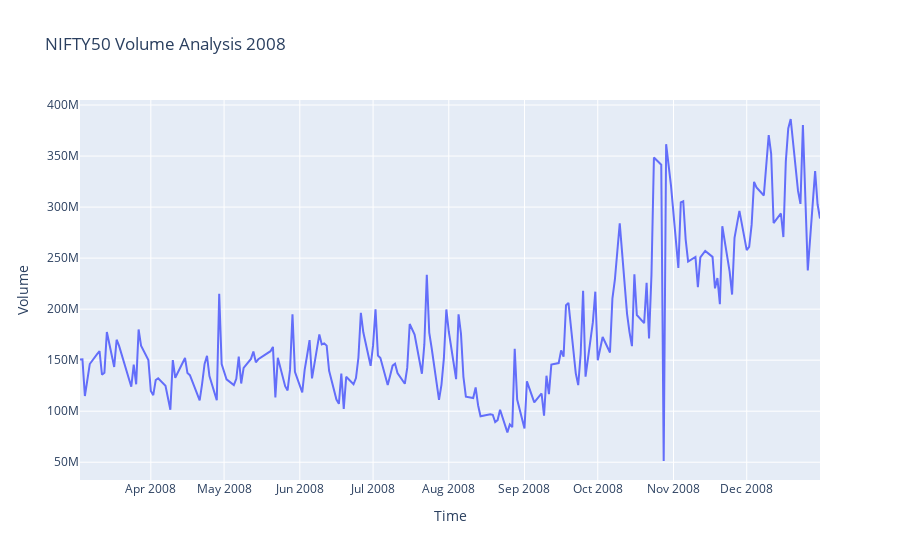

Notebook code cell kept with this figure:
### Code cell
year = int(input('Enter the year for which you want plot:'))

nifty_50_specific_year = nifty50[nifty50['Year']==year]

fig = px.line(nifty_50_specific_year, 
              x='Date',
              y='Volume',
              title=f'NIFTY50 Volume Analysis {year}'
                         )
fig.update_layout(xaxis_title="Time", 
                  yaxis_title="Volume"
                 )
fig.show()

### Figure 1 — Plotly figure (JSON) as saved in the notebook; plotly's stock layout.template omitted (floating-point values rounded to 4 significant figures; data arrays with more than 128 entries replaced by an {"elided": "..."} marker saying what was removed)
{"data": [{"hovertemplate": "Date=%{x}<br>Volume=%{y}<extra></extra>", "legendgroup": "", "line": {"color": "#636efa", "dash": "solid"}, "marker": {"symbol": "circle"}, "mode": "lines", "name": "", "orientation": "v", "showlegend": false, "type": "scatter", "x": {"elided": "202 str values"}, "xaxis": "x", "y": {"elided": "202 int values"}, "yaxis": "y"}], "layout": {"legend": {"tracegroupgap": 0}, "title": {"text": "NIFTY50 Volume Analysis 2008"}, "xaxis": {"anchor": "y", "domain": [0, 1], "title": {"text": "Time"}}, "yaxis": {"anchor": "x", "domain": [0, 1], "title": {"text": "Volume"}}}}
